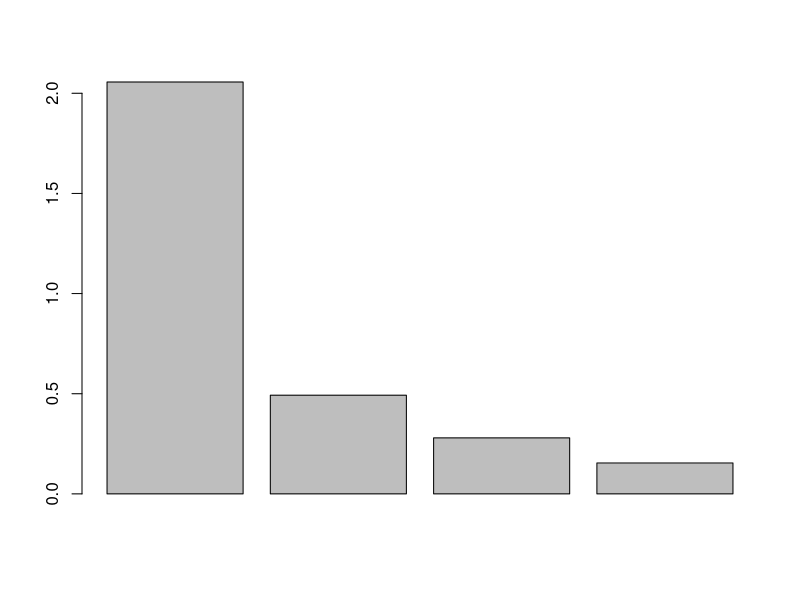
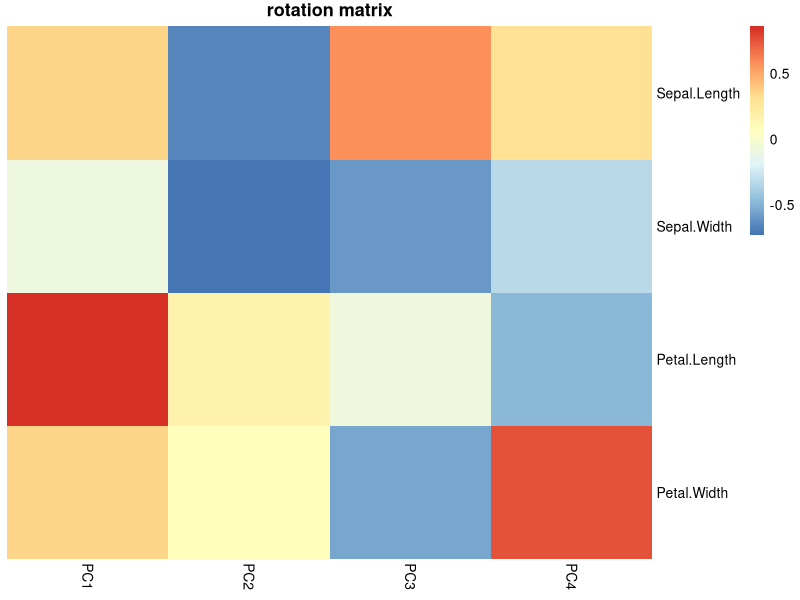
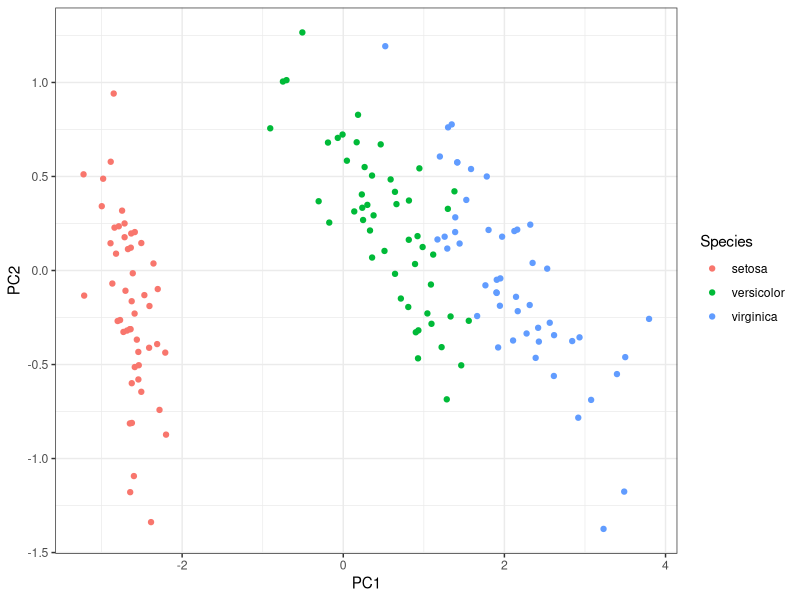
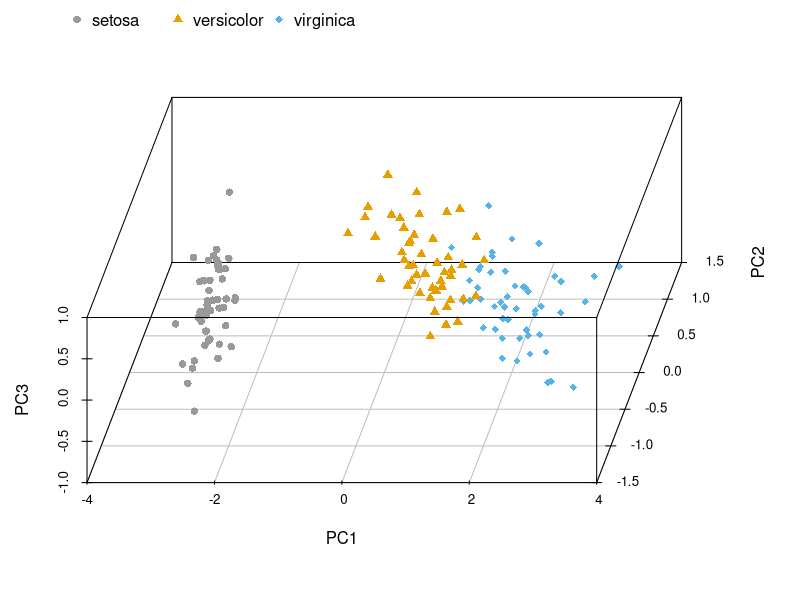

Write the R code that produced these figures, in order.
#step1: 对iris做PCA分析，按列做
df.pca<-prcomp(iris[,1:4])
summary(df.pca)
str(df.pca)

#check: PC sdev, percentage
barplot(df.pca$sdev)


#check: 旋转矩阵 ?? 怎么理解? 
# 4个原变量怎么变成新变量的，线性组合系数
# PC1=0.36*SL-0.08*SW+0.85PL+0.35PW
df.pca$rotation
library(pheatmap)
pheatmap( df.pca$rotation, scale="none",
         border_color = NA,
         cluster_rows = F, cluster_cols = F,
         main="rotation matrix")


#step2: 获取PC
pca.result<-df.pca$x 
pca.result<-data.frame(pca.result)
head(pca.result)
pca.result$Species<-iris$Species

#step3: 总共数据是150，准备150个颜色和150个形状
colors0 <- c("#999999", "#E69F00", "#56B4E9")
colors <- colors0[as.numeric(pca.result$Species)]
shapes0<-16:18
shapes<-shapes0[as.numeric(pca.result$Species)]

#step4: 2d plot
library(ggplot2)
ggplot(pca.result, aes(PC1, PC2, color=Species))+
  geom_point()+theme_bw()

#step4: 3d plot
library("scatterplot3d")
s3d <- scatterplot3d(pca.result[,1:3],
                     pch = shapes,
                     color=colors,
                     angle=80, #x和y轴的夹角
                     cex.symbols = 1)
usrP=par("usr");usrP
legend(x=usrP[1],y=usrP[4]+2, #"top", 
       legend = levels(pca.result$Species),
       col = c("#999999", "#E69F00", "#56B4E9"),
       pch = c(16, 17, 18), box.col = NA,
       inset = -0.1, xpd = TRUE, horiz = TRUE)

# ref: https://zhuanlan.zhihu.com/p/375110294
